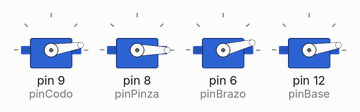
This sketch was run on a simulated Arduino Uno, built with avr-gcc and run on an emulated ATmega328P. Shown: 4 × servo.

Above: at 0.1 s.
At 1.0 s:
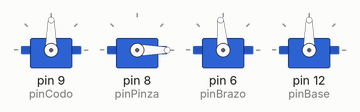
At 2.5 s:
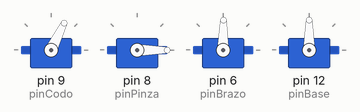
At 3.3 s:
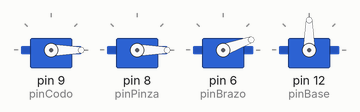
At 4.8 s:
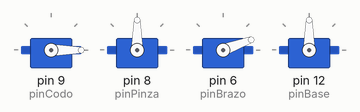
At 6.2 s:
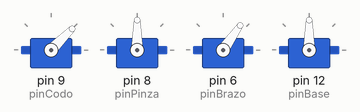
Timing chart, 0 to 7.7 s (numbered marks = the images above):
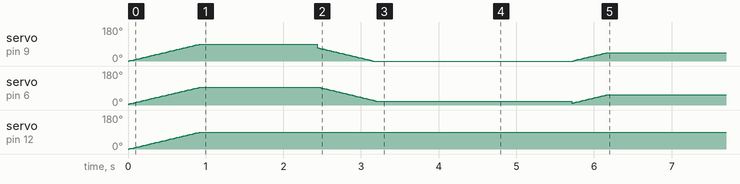

The sketch:

BrazoServos.ino
```cpp
#include <Servo.h>

#define OPEN 0
#define CLOSE 90
#define pinCodo 9
#define pinPinza 8
#define pinBrazo 6
#define pinBase 12
Servo servoCodo,servoPinza,servoBrazo,servoBase;  // create servo object to control a servo

// twelve servo objects can be created on most boards

int pos = 0;    // variable to store the servo position

void setup() {
servoCodo.attach(pinCodo);
servoPinza.attach(pinPinza);
servoBrazo.attach(pinBrazo);
servoBase.attach(pinBase);
servoPinza.write(CLOSE);
for(int i=0;i<=90;i++){
servoBrazo.write(i+5);
servoCodo.write(i);
servoPinza.write(OPEN);
servoBase.write(i);
delay(10);
}
delay(1500);
servoCodo.write(0);
servoBrazo.write(17);
for(int i=90;i>=15;i--){
servoBrazo.write(i+5);
servoCodo.write(i-20);
servoPinza.write(OPEN);
delay(10);
}
delay(1500);
servoPinza.write(CLOSE);
delay(1000);
for(int i=0;i<=45;i++){
servoBrazo.write(i+10);
servoCodo.write(i);
delay(10);
}
}

void loop() {

}
```
